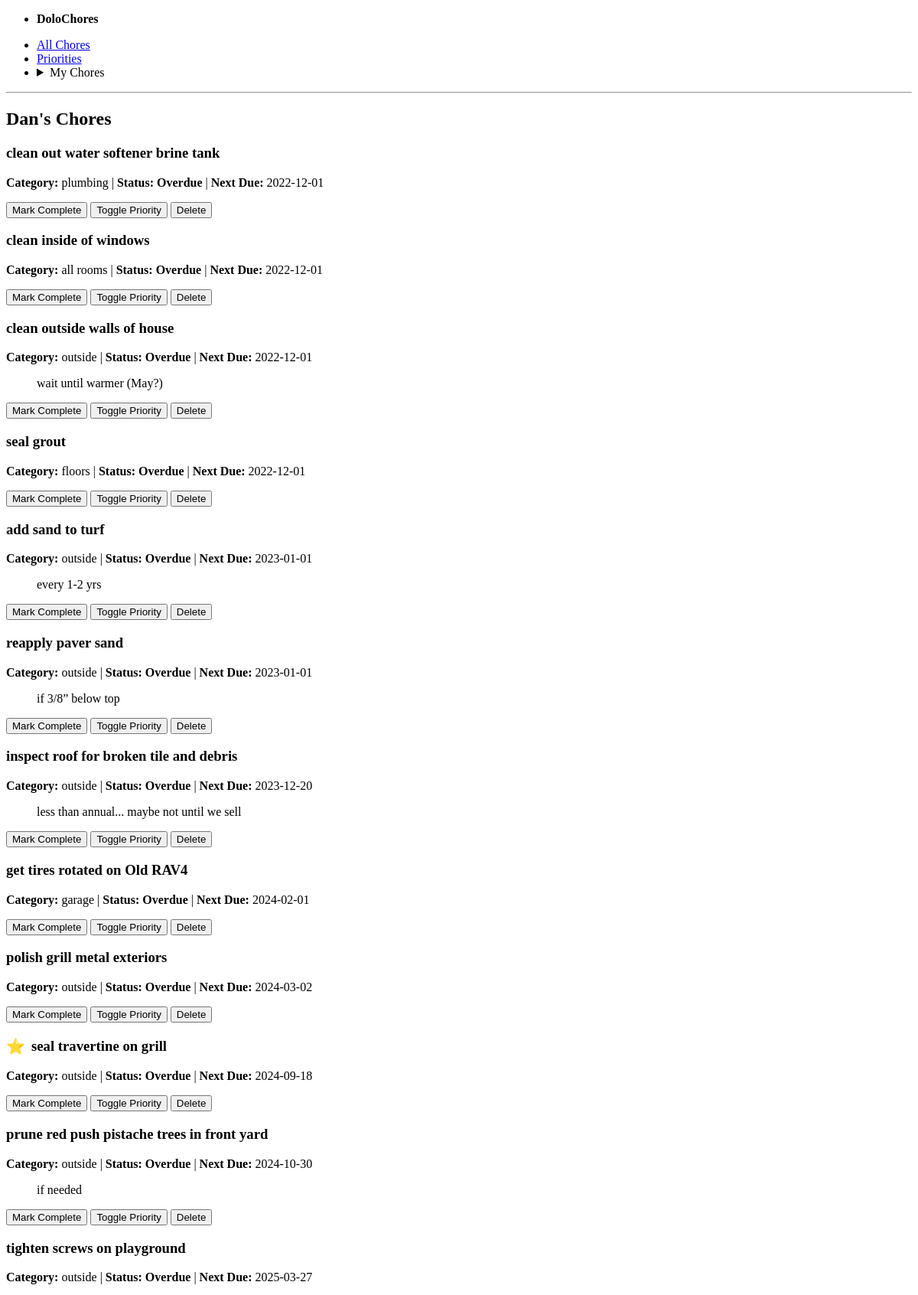
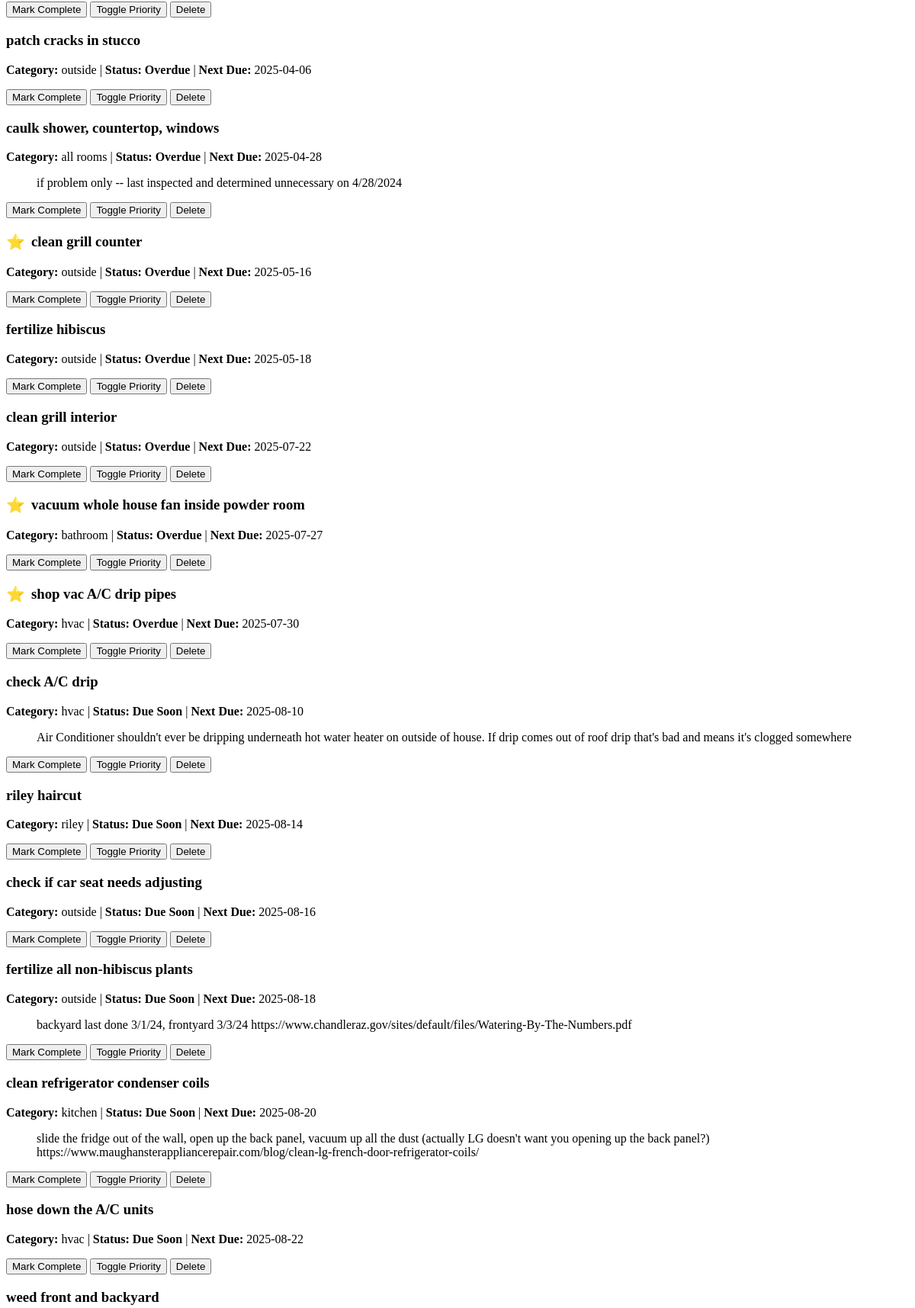
Screenshot of /my-chores/Dan (upper part) with the database file from the repository (2 pictures, top to bottom).
### app.py (models this page shows, shortened)
class Chore(db.Model):
    id = db.Column(db.Integer, primary_key=True)
    title = db.Column(db.String(120), nullable=False)
    user_id = db.Column(db.Integer, db.ForeignKey('user.id'), nullable=False)
    category = db.Column(db.String(50))
    frequency = db.Column(db.Integer, nullable=False)  # in days
    last_completed = db.Column(db.Date, default=date.today)
    is_priority = db.Column(db.Boolean, default=False)
    notes = db.Column(db.Text)
    previous_last_completed = db.Column(db.Date)
    @property
    def next_due(self):
        if self.last_completed and self.frequency:
            return self.last_completed + timedelta(days=self.frequency)
        return None
    @property
    def status(self):
        today = date.today()
        next_due_date = self.next_due
        if not next_due_date:
            return "N/A"
        if next_due_date < today:
            return "Overdue"
        if self.frequency > 30:
            if today <= next_due_date <= today + timedelta(days=30):
                return "Due Soon"
        else:
            if today <= next_due_date <= today + timedelta(days=14):
                return "Due Soon"
        return "Completed Recently"

### app.py (the view)
@app.route('/my-chores/<username>')
def my_chores(username):
    user = User.query.filter_by(name=username).first_or_404()
    chores = sorted(user.chores, key=lambda c: c.next_due)
    return render_template('my_chores.html', chores=chores, username=username, title=f"{username}'s Chores")

### templates/my_chores.html
{% extends "layout.html" %}
{% block content %}
<section>
    <h2>{{ title }}</h2>
    {% for chore in chores %}
    <article class="chore-card" data-chore-id="{{ chore.id }}">
        <header>
            <h3 class="chore-title {{ chore.status | lower | replace(' ', '-') }}">
                {% if chore.is_priority %}
                <span title="High Priority">⭐</span>
                {% endif %}
                {{ chore.title }}
            </h3>
        </header>
        <p>
            <strong>Category:</strong> {{ chore.category | default('N/A') }} |
            <strong>Status:</strong> <span class="status-{{ chore.status | lower | replace(' ', '-') }}">{{ chore.status }}</span> |
            <strong>Next Due:</strong> {{ chore.next_due.strftime('%Y-%m-%d') if chore.next_due else 'N/A' }}
        </p>
        {% if chore.notes %}
        <blockquote>{{ chore.notes }}</blockquote>
        {% endif %}
        <footer>
            <div class="grid">
                <button class="contrast complete-btn">Mark Complete</button>
                <button class="secondary priority-btn">Toggle Priority</button>
                <button class="secondary outline delete-btn">Delete</button>
            </div>
        </footer>
    </article>
    {% else %}
    <p>No chores found for {{ username }}.</p>
    {% endfor %}
</section>
{% endblock %}

### static/css/style.css (style rules this page uses)
.status-overdue { color: var(--pico-color-red-550); font-weight: bold; }
.status-due-soon { color: var(--pico-color-orange-550); font-weight: bold; }
article { margin-bottom: var(--pico-spacing); }
article h3 { display: flex; align-items: center; }
article h3 span[title="High Priority"] { margin-right: 0.5rem; font-size: 1.25rem; }

### rows the page displays
Chore: title "clean out water softener brine tank", category "plumbing", status "Overdue", next_due "2022-12-01"
Chore: title "clean inside of windows", category "all rooms", status "Overdue", next_due "2022-12-01"
Chore: title "clean outside walls of house", category "outside", status "Overdue", next_due "2022-12-01", notes "wait until warmer (May?)"
Chore: title "seal grout", category "floors", status "Overdue", next_due "2022-12-01"
Chore: title "add sand to turf", category "outside", status "Overdue", next_due "2023-01-01", notes "every 1-2 yrs"
Chore: title "reapply paver sand", category "outside", status "Overdue", next_due "2023-01-01", notes "if 3/8” below top"
Chore: title "inspect roof for broken tile and debris", category "outside", status "Overdue", next_due "2023-12-20", notes "less than annual... maybe not until we sell"
Chore: title "get tires rotated on Old RAV4", category "garage", status "Overdue", next_due "2024-02-01"
Chore: title "polish grill metal exteriors", category "outside", status "Overdue", next_due "2024-03-02"
Chore: title "seal travertine on grill", category "outside", status "Overdue", next_due "2024-09-18"
Chore: title "prune red push pistache trees in front yard", category "outside", status "Overdue", next_due "2024-10-30", notes "if needed"
Chore: title "tighten screws on playground", category "outside", status "Overdue", next_due "2025-03-27"
Chore: title "patch cracks in stucco", category "outside", status "Overdue", next_due "2025-04-06"
Chore: title "caulk shower, countertop, windows", category "all rooms", status "Overdue", next_due "2025-04-28", notes "if problem only -- last inspected and determined unnecessary on 4/28/2024"
Chore: title "clean grill counter", category "outside", status "Overdue", next_due "2025-05-16"
Chore: title "fertilize hibiscus", category "outside", status "Overdue", next_due "2025-05-18"
Chore: title "clean grill interior", category "outside", status "Overdue", next_due "2025-07-22"
Chore: title "vacuum whole house fan inside powder room", category "bathroom", status "Overdue", next_due "2025-07-27"
Chore: title "shop vac A/C drip pipes", category "hvac", status "Overdue", next_due "2025-07-30"
Chore: title "check A/C drip", category "hvac", status "Due Soon", next_due "2025-08-10", notes "Air Conditioner shouldn't ever be dripping underneath hot water heater on outside of house. If drip comes out of roof drip that's bad and means it's clogged somewhere"
Chore: title "riley haircut", category "riley", status "Due Soon", next_due "2025-08-14"
Chore: title "check if car seat needs adjusting", category "outside", status "Due Soon", next_due "2025-08-16"
Chore: title "fertilize all non-hibiscus plants", category "outside", status "Due Soon", next_due "2025-08-18", notes "backyard last done 3/1/24, frontyard 3/3/24 https://www.chandleraz.gov/sites/default/files/Watering-By-The-Numbers.pdf"
Chore: title "clean refrigerator condenser coils", category "kitchen", status "Due Soon", next_due "2025-08-20", notes "slide the fridge out of the wall, open up the back panel, vacuum up all the dust (actually LG doesn't want you opening up the back panel?) https://www.maughansterappliancerepair.com/blog/clean-lg-french-door-refrigerator-coils/"
Chore: title "hose down the A/C units", category "hvac", status "Due Soon", next_due "2025-08-22"
Chore: title "weed front and backyard"

### other values shown
{{ title }} "Dan's Chores"
